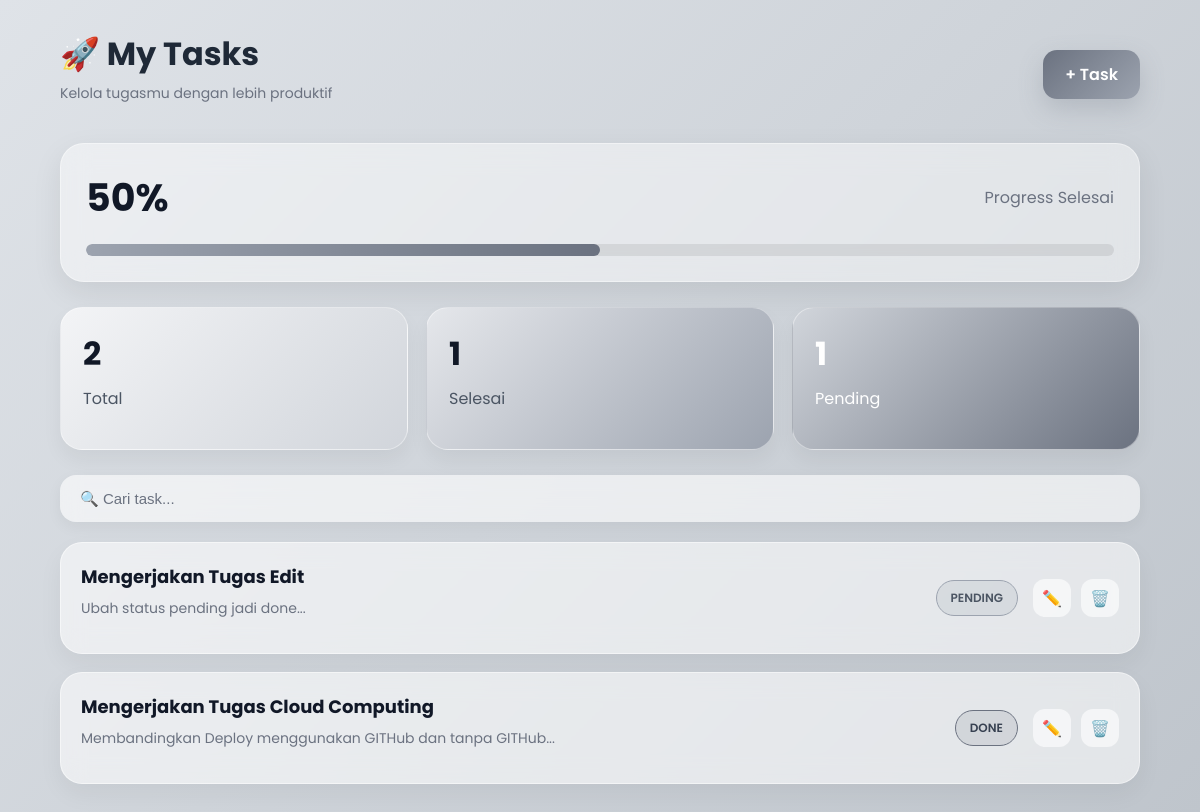
The page / on the database its author committed.
### tables this page shows
CREATE TABLE `todos` (
  `id` int NOT NULL,
  `title` varchar(255) DEFAULT NULL,
  `description` text,
  `status` enum('pending','done') DEFAULT 'pending',
  `created_at` timestamp NULL DEFAULT CURRENT_TIMESTAMP
);

### index.php (the view, shortened to what this page needs)
<?php include 'koneksi.php'; ?>
<?php
$total = mysqli_fetch_assoc(mysqli_query($conn, "SELECT COUNT(*) as t FROM todos"))['t'];
$done = mysqli_fetch_assoc(mysqli_query($conn, "SELECT COUNT(*) as t FROM todos WHERE status='done'"))['t'];
$pending = mysqli_fetch_assoc(mysqli_query($conn, "SELECT COUNT(*) as t FROM todos WHERE status='pending'"))['t'];
$progress = $total > 0 ? round(($done / $total) * 100) : 0;
?>
<link rel="stylesheet" href="style.css">
<div class="container">
    <div class="topbar">
        <div>
            <h1>🚀 My Tasks</h1>
            <p class="subtitle">Kelola tugasmu dengan lebih produktif</p>
        </div>
        <a href="tambah.php" class="btn">+ Task</a>
    </div>
    <div class="progress-card">
        <div class="progress-info">
            <h2><?= $progress ?>%</h2>
            <p>Progress Selesai</p>
        </div>
        <div class="progress-bar-wrap">
            <div class="progress-bar" style="width: <?= $progress ?>%"></div>
        </div>
    </div>
    <div class="stats">
        <div class="stat total">
            <h3><?= $total ?></h3>
            <p>Total</p>
        </div>
        <div class="stat done">
            <h3><?= $done ?></h3>
            <p>Selesai</p>
        </div>
        <div class="stat pending">
            <h3><?= $pending ?></h3>
            <p>Pending</p>
        </div>
    </div>
    <div class="search-box">
        <input type="text" id="search" placeholder="🔍 Cari task...">
    </div>
    <div id="taskList" class="task-list">
        <?php
        $data = mysqli_query($conn, "SELECT * FROM todos ORDER BY id DESC");
        while ($d = mysqli_fetch_array($data)) {
        ?>
            <div class="task-item">
                <div class="task-content">
                    <h4><?= $d['title']; ?></h4>
                    <p><?= substr($d['description'], 0, 80); ?>...</p>
                </div>
                <div class="task-right">
                    <span class="badge <?= $d['status']; ?>">
                        <?= $d['status']; ?>
                    </span>
                    <div class="actions">
                        <a href="edit.php?id=<?= $d['id']; ?>">✏️</a>
                        <a href="hapus.php?id=<?= $d['id']; ?>">🗑️</a>
                    </div>
                </div>
            </div>
        <?php } ?>
    </div>
</div>

### style.css (style rules this page uses)
.container { width: 90%; max-width: 1300px; margin: auto; padding: 30px 0; }
.topbar { display: flex; justify-content: space-between; align-items: center; margin-bottom: 25px; }
.topbar h1 { margin: 0; font-size: 32px; font-weight: 700; color: #1f2937; }
.subtitle { font-size: 14px; color: #6b7280; margin-top: 5px; }
.btn { background: linear-gradient(135deg, #6b7280, #9ca3af); color: white; padding: 12px 22px; border-radius: 14px; text-decoration: none; font-weight: 600; transition: 0.3s ease; box-shadow: 0 10px 25px rgba(107, 114, 128, 0.25); }
.progress-card { background: rgba(255,255,255,0.45); border: 1px solid rgba(255,255,255,0.4); backdrop-filter: blur(14px); padding: 25px; border-radius: 24px; margin-bottom: 25px; box-shadow: 0 10px 30px rgba(0,0,0,0.08); }
.progress-info { display: flex; justify-content: space-between; align-items: center; }
.progress-info h2 { margin: 0; font-size: 38px; color: #111827; }
.progress-info p { color: #6b7280; }
.progress-bar-wrap { background: rgba(0,0,0,0.08); height: 12px; border-radius: 30px; margin-top: 18px; overflow: hidden; }
.progress-bar { height: 100%; background: linear-gradient(90deg, #9ca3af, #6b7280); border-radius: 30px; transition: 0.6s ease; }
.stats { display: flex; gap: 18px; margin-bottom: 25px; }
.stat { flex: 1; padding: 22px; border-radius: 22px; position: relative; overflow: hidden; transition: 0.3s ease; backdrop-filter: blur(12px); border: 1px solid rgba(255,255,255,0.4); box-shadow: 0 10px 20px rgba(0,0,0,0.05); }
.stat h3 { margin: 0; font-size: 32px; color: #111827; }
.stat p { margin-top: 8px; color: #4b5563; }
.total { background: linear-gradient(135deg, #f3f4f6, #d1d5db); }
.done { background: linear-gradient(135deg, #e5e7eb, #9ca3af); }
.pending { background: linear-gradient(135deg, #d1d5db, #6b7280); color: white; }
.pending h3, .pending p { color: white; }
.search-box { margin-bottom: 20px; }
.search-box input { width: 100%; padding: 15px 20px; border-radius: 16px; border: none; outline: none; background: rgba(255,255,255,0.6); color: #111827; font-size: 15px; backdrop-filter: blur(10px); box-sizing: border-box; box-shadow: 0 5px 15px rgba(0,0,0,0.05); }
.search-box input::placeholder { color: #6b7280; }
.task-list { display: flex; flex-direction: column; gap: 18px; }
.task-item { background: rgba(255,255,255,0.55); border: 1px solid rgba(255,255,255,0.5); backdrop-filter: blur(12px); border-radius: 22px; padding: 20px; display: flex; justify-content: space-between; align-items: center; transition: 0.3s ease; box-shadow: 0 10px 25px rgba(0,0,0,0.05); }
.task-content h4 { margin: 0; color: #111827; font-size: 18px; }
.task-content p { margin-top: 8px; color: #6b7280; font-size: 14px; line-height: 1.5; }
.task-right { display: flex; align-items: center; gap: 15px; }
.badge { padding: 8px 14px; border-radius: 30px; font-size: 12px; font-weight: 600; text-transform: uppercase; }
.badge.done { background: rgba(107, 114, 128, 0.15); border: 1px solid #6b7280; color: #374151; }
.badge.pending { background: rgba(156, 163, 175, 0.2); border: 1px solid #9ca3af; color: #4b5563; }
.actions { display: flex; gap: 10px; }
.actions a { width: 38px; height: 38px; display: flex; align-items: center; justify-content: center; border-radius: 12px; text-decoration: none; background: rgba(255,255,255,0.6); transition: 0.3s ease; font-size: 16px; color: #374151; }

### rows shown on the page
todos: title "Mengerjakan Tugas Edit", description "Ubah status pending jadi done", status "PENDING"
todos: title "Mengerjakan Tugas Cloud Computing", description "Membandingkan Deploy menggunakan GITHub dan tanpa GITHub", status "DONE"

### other values the page prints
$progress "50"
$total "2"
$done "1"
$pending "1"
